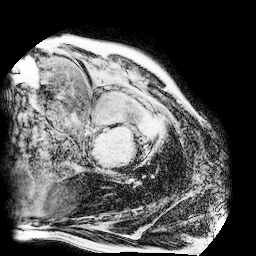
#> input picture train_image_patient2_15.png, 256 x 256 px, found by its file name
$ python Kmeans_using_opencv_1.py
#> lines starting #> are read from the running program, lines starting #| are printed output that depends on the picture
#

import numpy as np
import cv2


#path='D:\\LAB4Segmentation\\LAB6\\12.png'
path='D:\\LAB4Segmentation\\LAB6\\train_image_patient2_15.png'

img = cv2.imread(path)
#> img is the input picture: shape (256, 256, 3); min 0, max 255, mean 86.4


# Convert MxNx3 image into Kx3 where K=MxN
img2 = img.reshape((-1,3))  #-1 reshape means, in this case MxN

#We convert the unit8 values to float as it is a requirement of the k-means method of OpenCV
img2 = np.float32(img2)


criteria = (cv2.TERM_CRITERIA_EPS + cv2.TERM_CRITERIA_MAX_ITER, 10, 1.0)

# Number of clusters
k = 4

# Number of attempts, number of times algorithm is executed using different initial labelings.
#Algorithm return labels that yield best compactness.
#compactness : It is the sum of squared distance from each point to their corresponding centers.

attempts = 10

#other flags needed as inputs for K-means
#Specify how initial seeds are taken.
#Two options, cv.KMEANS_PP_CENTERS and cv.KMEANS_RANDOM_CENTERS

ret,label,center=cv2.kmeans(img2, k, None, criteria, attempts, cv2.KMEANS_PP_CENTERS)
#> ret = 56932178; center = [[146.7, 146.7, 146.7], [3.43, 3.43, 3.43], [217.8, 217.8, 217.8], [72.91, 72.91, 72.91]]

#cv2.kmeans outputs 2 parameters.
#1 COmpactness.
#2 Labels: Label array.
#3 Center. the array of centers of clusters. For k=4 we will have 4 centers.
#For RGB image, we will have center for each image, so tota 4x3 = 12.
#Now convert center values from float32 back into uint8.
center = np.uint8(center)
#> center = [[146, 146, 146], [3, 3, 3], [217, 217, 217], [72, 72, 72]]

#Next, we have to access the labels to regenerate the clustered image
res = center[label.flatten()]
res2 = res.reshape((img.shape)) #Reshape labels to the size of original image
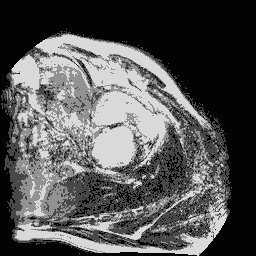
#> res2: shape (256, 256, 3); min 3, max 217, mean 85.8
cv2.imwrite("kmeansegmented1.jpg", res2)
d1=res2[:,:,2]

"""
#Now let us visualize the output result
figure_size = 15
plt.figure(figsize=(figure_size,figure_size))
plt.subplot(1,2,1),plt.imshow(img2)
plt.title('Original Image'), plt.xticks([]), plt.yticks([])
plt.subplot(1,2,2),plt.imshow(res2)
plt.title('Segmented Image when K = %i' % k), plt.xticks([]), plt.yticks([])
plt.show()
"""

$ run again, with 12.png copied over train_image_patient2_15.png
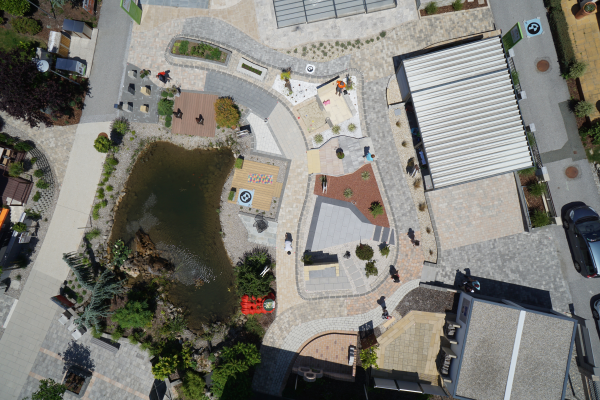
#> input picture 12.png, 600 x 400 px, found by its file name
#> img is the input picture: shape (400, 600, 3); mean B, G, R 118.5, 125.3, 126.7
#> `ret,label,center=cv2.kmeans(img2, k, None, criteria, attempts, cv2.KME..`: ret = 200968931.2; center = [[29.88, 36.94, 35.19], [183.9, 189.4, 191.7], [140.8, 145.9, 147.8], [73.8, 86.97, 90.25]]
#> `center = np.uint8(center)`: center = [[29, 36, 35], [183, 189, 191], [140, 145, 147], [73, 86, 90]]
#> `res2 = res.reshape((img.shape))`:
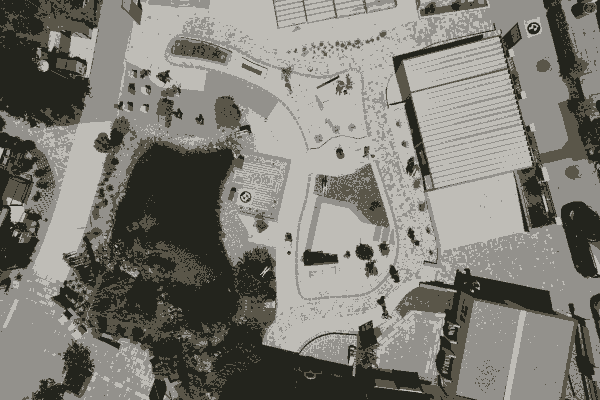
#> res2: shape (400, 600, 3); mean B, G, R 117.6, 124.5, 126.1
